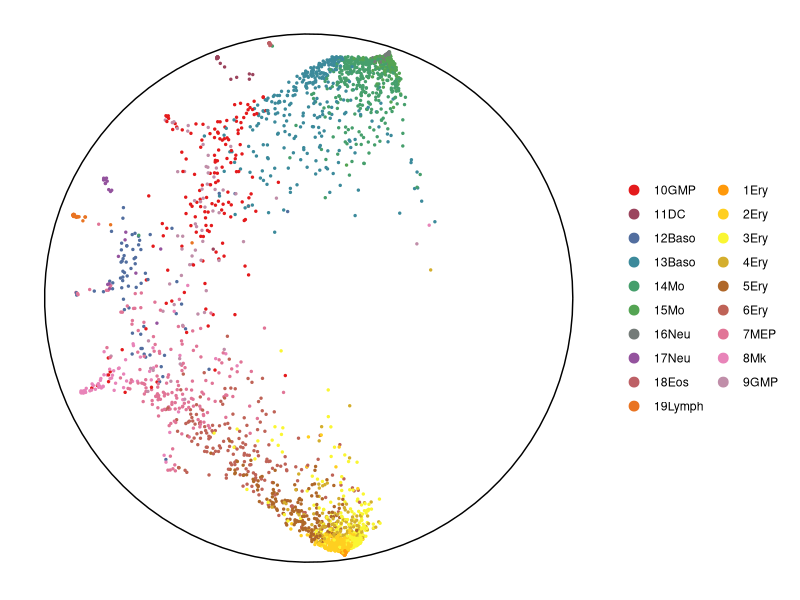

This figure's R source:
library(ggplot2)
library(RColorBrewer)

colorvector <- c("#e6194b", "#3cb44b", "#ffe119", "#0082c8",

				 "#f58231", "#911eb4", "#46f0f0", "#f032e6",

				 "#d2f53c", "#fabebe", "#008080", "#e6beff",

				 "#aa6e28", "#fffac8", "#800000", "#aaffc3",

				 "#6666ff", "#cc33ff")



paul.latent <- read.table("final_latent.txt", sep=",")

paul.cell_type <- readLines("Paul_celltypes.txt")

mycolors0 <- colorRampPalette(brewer.pal(9, "Set1"))(20)

paul.dat <- data.frame(paul.latent, `Cell type`=paul.cell_type, check.names = F)

ggplot(paul.dat, aes(x=V1, y=V2, color=`Cell type`)) + geom_point(size=.5) +

annotate("path", x=0+1*cos(seq(0,2*pi,length.out=100)), y=0+1*sin(seq(0,2*pi,length.out=100))) +

scale_color_manual(values=mycolors0) +

guides(colour = guide_legend(override.aes = list(size=3), ncol=2)) + coord_fixed(ratio=1) +

theme_classic() + theme(axis.title=element_blank(), axis.ticks=element_blank(), axis.text=element_blank(), axis.line=element_blank(), legend.title=element_blank())
